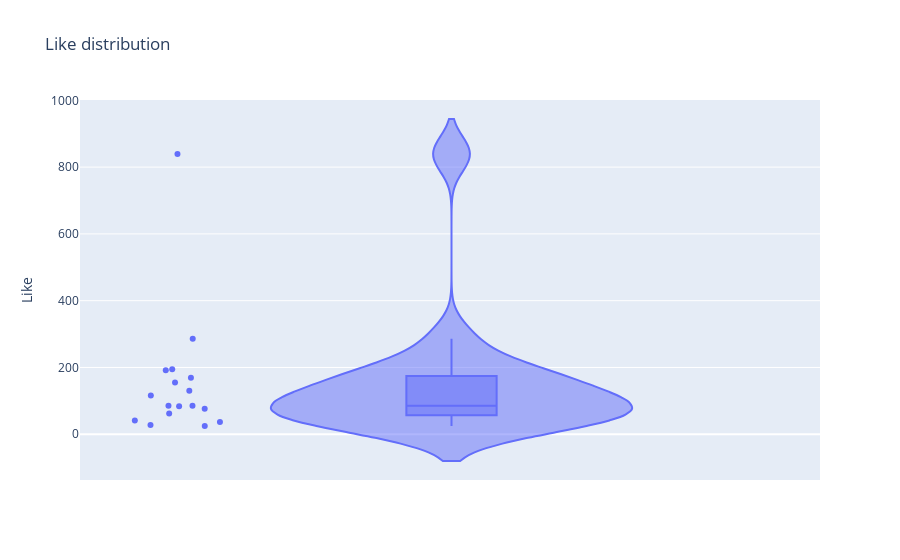

Notebook code cell kept with this figure:
### Code cell
fig = px.violin(df2, y="Like", box=True, points="all", title="Like distribution" )
fig.show()

### Figure 1 — Plotly figure (JSON) as saved in the notebook; plotly's stock layout.template omitted (floating-point values rounded to 4 significant figures)
{"data": [{"alignmentgroup": "True", "box": {"visible": true}, "hoverlabel": {"namelength": 0}, "hovertemplate": "Like=%{y}", "legendgroup": "", "marker": {"color": "#636efa"}, "name": "", "offsetgroup": "", "orientation": "v", "points": "all", "scalegroup": "True", "showlegend": false, "type": "violin", "x0": " ", "xaxis": "x", "y": [28, 155, 62, 25, 195, 84, 130, 85, 286, 85, 116, 76, 839, 192, 37, 41, 169], "y0": " ", "yaxis": "y"}], "layout": {"legend": {"tracegroupgap": 0}, "title": {"text": "Like distribution"}, "violinmode": "group", "xaxis": {"anchor": "y", "domain": [0, 1]}, "yaxis": {"anchor": "x", "domain": [0, 1], "title": {"text": "Like"}}}}
